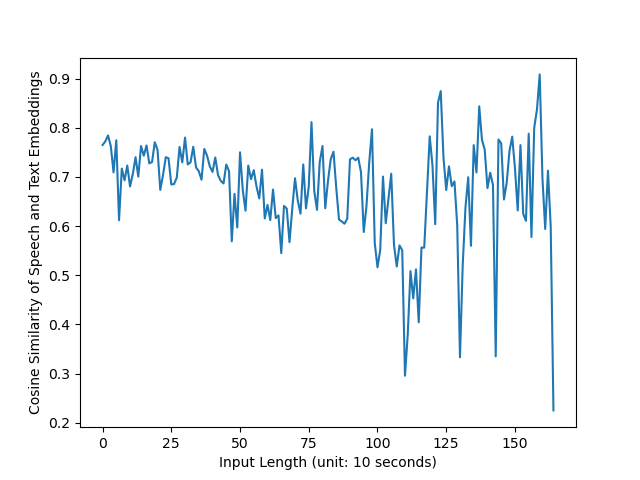

The Python source for this figure:
import sys
sys.path.append('/home/siqiouyang/work/projects/sllama')
import os
os.environ["CUDA_VISIBLE_DEVICES"] = "7"

import copy
from tqdm import tqdm
import torch
import torch.nn.functional as F
import torchaudio
import transformers
from model.speech_encoder import SpeechEncoder
from model.model import SpeechLlamaForCausalLM
from fairseq.examples.speech_to_text.data_utils import load_df_from_tsv

import numpy as np
import matplotlib.pyplot as plt
llm = SpeechLlamaForCausalLM.from_pretrained(
    "/mnt/taurus/data/siqiouyang/download/llama3.1-8b-hf",
    low_cpu_mem_usage=True,
    load_in_8bit=False,
    device_map='cpu',
)

tokenizer = transformers.AutoTokenizer.from_pretrained(
    "/mnt/taurus/data/siqiouyang/download/llama3.1-8b-hf",
    padding_side="right",
    use_fast=False,
)
tokenizer.pad_token = "<|finetune_right_pad_id|>"

model = SpeechEncoder(
    '[(1024, 10, 5)] + [(1024, 3, 2)] * 4 + [(1024,2,2)] * 4',
    None,
    False,
    None,    
    n_attn_layers=12,
    n_dim=1024,
    n_heads=16,
    dropout=0.1,
    block_size=12,
    max_cache_size=125,      
    llm_embedding=copy.deepcopy(llm.model.embed_tokens)
).to('cuda')
del llm

# ckpt = torch.load("/mnt/taurus/data/siqiouyang/runs/sllama/en-de/crtl-stage0-cache125/epoch=74-step=96672.ckpt")
ckpt = torch.load("/mnt/taurus/data/siqiouyang/runs/sllama/en-de/crtl-stage0-cacheinf/epoch=46-step=60688.ckpt")
model.load_state_dict(ckpt['state_dict'])
del ckpt

model.eval()
torch.set_grad_enabled(False)

n_minute = 30

df = load_df_from_tsv("/mnt/aries/data/siqiouyang/datasets/must-c-v1.0/dev_st_de_full_mfa_llama3.tsv".format(n_minute))
all_sims = []
for df_idx in tqdm(range(len(df))):
    d = df.iloc[df_idx]

    path, offset, duration = d['audio'].split(':')
    offset = int(offset)
    duration = int(duration)
    wav, sr = torchaudio.load(path, frame_offset=offset, num_frames=duration)

    cache = None
    cache_begin = None
    outputs = []
    last_frame = 0
    for i in range(79 + 1280, wav.size(1), 1280 * 12):
        x = wav[:, last_frame : i + 1280 * 12].to('cuda')
        x_len = torch.LongTensor([x.size(1)]).to('cuda')


        if cache_begin is not None and cache.n_steps >= model.max_cache_size:
            for c, cb in zip(cache.layers, cache_begin):
                k, v = c.attn_intermediates[0].cached_kv
                k_b, v_b = cb.attn_intermediates[0].cached_kv
                
                c.attn_intermediates[0].cached_kv = (
                    torch.cat([k_b, k[..., k.size(-2) - model.max_cache_size + k_b.size(-2):, :]], dim=-2),
                    torch.cat([v_b, v[..., v.size(-2) - model.max_cache_size + v_b.size(-2):, :]], dim=-2)
                )       

        output, cache = model.encode_speech(x, x_len, cache=cache)
        outputs.append(output)
        last_frame = i + 1280 * 12

        if i == 79 + 1280:
            cache_begin = copy.deepcopy(cache.layers)
    full_output = torch.cat(outputs, dim=1)

    speech_words = torch.tensor(eval(d['speech_word']))
    text_words = torch.tensor(eval(d['text_word']))
    d['src_text']
    src_text = tokenizer.encode(
        d['src_text'],
        return_tensors="pt",
        padding="longest",
        truncation=False,
        add_special_tokens=False
    ).to('cuda')
    src_text_emb = model.llm_embedding(src_text)
    for i in range(speech_words.size(0)):
        s_l, s_r = speech_words[i]
        t_l, t_r = text_words[i]

        s_l = int((s_l / 0.08).floor())
        s_r = min(int((s_r / 0.08).ceil()), full_output.size(1)) - 1

        s_word_emb = full_output[0][s_l : s_r + 1].mean(dim=0)
        t_word_emb = src_text_emb[0][t_l : t_r + 1].mean(dim=0)

        sim = F.cosine_similarity(s_word_emb, t_word_emb, dim=0)
        all_sims.append((speech_words[i][1].item(), sim.item()))  
all_sims = np.array(all_sims)
mean_sims = []
for i in range(n_minute * 6):
    mean_sims.append(all_sims[(all_sims[:, 0] >= i * 10) & (all_sims[:, 0] < (i + 1) * 10), 1].mean())
plt.plot(mean_sims)
plt.xlabel("Input Length (unit: 10 seconds)")
plt.ylabel("Cosine Similarity of Speech and Text Embeddings")
plt.savefig("/home/siqiouyang/work/projects/sllama/notebooks/length_extrapolation_dev_llm_inf_cacheinfmodel.png".format(n_minute))